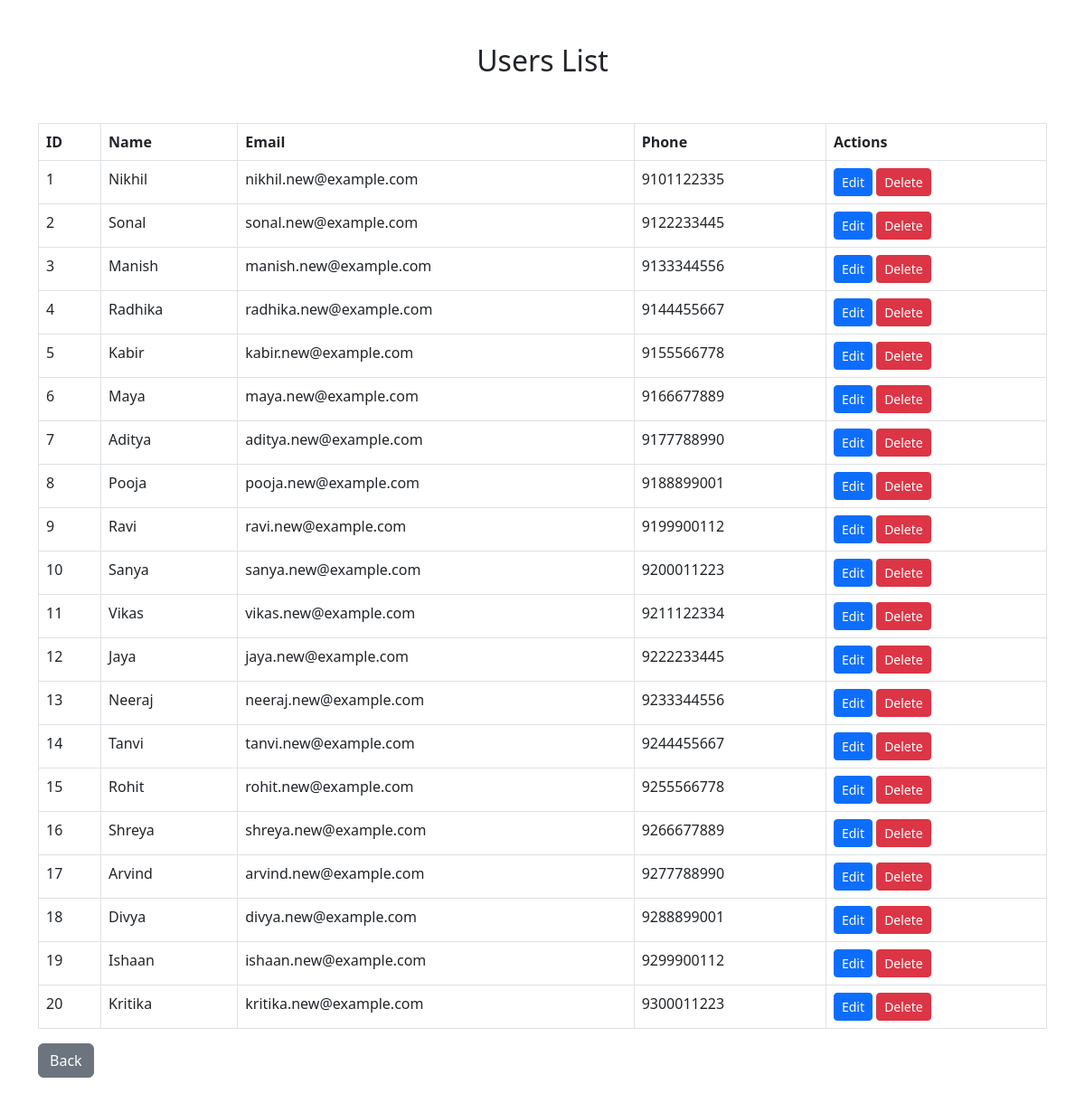
Page /show_users.php on the committed database.
### tables this page shows
CREATE TABLE `Users` (
  `user_id` int NOT NULL AUTO_INCREMENT,
  `name` varchar(255) NOT NULL,
  `email` varchar(255) NOT NULL,
  `password` varchar(255) NOT NULL,
  `phone` varchar(20) NOT NULL,
  PRIMARY KEY (`user_id`),
  UNIQUE KEY `email` (`email`)
);

### show_users.php (the view, shortened to what this page needs)
<?php include('db.php'); ?>
<!DOCTYPE html>
<html lang="en">
<?php include('header.php'); ?>
<body>
<div class="container mt-5">
    <h2 class="text-center">Users List</h2>
    <table class="table table-bordered">
      <thead>
        <tr>
          <th>ID</th>
          <th>Name</th>
          <th>Email</th>
          <th>Phone</th>
          <th>Actions</th>
        </tr>
      </thead>
      <tbody>
        <?php
        $sql = "SELECT * FROM Users";
        $result = $conn->query($sql);
        if ($result->num_rows > 0) {
          while ($row = $result->fetch_assoc()) {
            echo "<tr>
                    <td>" . htmlspecialchars($row["user_id"]) . "</td>
                    <td>" . htmlspecialchars($row["name"]) . "</td>
                    <td>" . htmlspecialchars($row["email"]) . "</td>
                    <td>" . htmlspecialchars($row["phone"]) . "</td>
                    <td>
                      <a href='edit_user.php?id=" . htmlspecialchars($row["user_id"]) . "' class='btn btn-primary btn-sm'>Edit</a>
                      <a href='edit_user.php?id=" . htmlspecialchars($row["user_id"]) . "&delete=1' class='btn btn-danger btn-sm' onclick='return confirm(\"Are you sure?\")'>Delete</a>
                    </td>
                  </tr>";
          }
        } else {
          echo "<tr><td colspan='5' class='text-center'>No users found</td></tr>";
        }
        ?>
      </tbody>
    </table>
    <a href='index.php' class='btn btn-secondary'>Back</a>
</div>
</body>
</html>

### header.php (style rules this page uses)
body { padding-bottom: 200px; }
table { margin-top: 50px; }

### rows in the picture
users: user_id "1", name "Nikhil", email "nikhil.new@example.com", phone "9101122335"
users: user_id "2", name "Sonal", email "sonal.new@example.com", phone "9122233445"
users: user_id "3", name "Manish", email "manish.new@example.com", phone "9133344556"
users: user_id "4", name "Radhika", email "radhika.new@example.com", phone "9144455667"
users: user_id "5", name "Kabir", email "kabir.new@example.com", phone "9155566778"
users: user_id "6", name "Maya", email "maya.new@example.com", phone "9166677889"
users: user_id "7", name "Aditya", email "aditya.new@example.com", phone "9177788990"
users: user_id "8", name "Pooja", email "pooja.new@example.com", phone "9188899001"
users: user_id "9", name "Ravi", email "ravi.new@example.com", phone "9199900112"
users: user_id "10", name "Sanya", email "sanya.new@example.com", phone "9200011223"
users: user_id "11", name "Vikas", email "vikas.new@example.com", phone "9211122334"
users: user_id "12", name "Jaya", email "jaya.new@example.com", phone "9222233445"
users: user_id "13", name "Neeraj", email "neeraj.new@example.com", phone "9233344556"
users: user_id "14", name "Tanvi", email "tanvi.new@example.com", phone "9244455667"
users: user_id "15", name "Rohit", email "rohit.new@example.com", phone "9255566778"
users: user_id "16", name "Shreya", email "shreya.new@example.com", phone "9266677889"
users: user_id "17", name "Arvind", email "arvind.new@example.com", phone "9277788990"
users: user_id "18", name "Divya", email "divya.new@example.com", phone "9288899001"
users: user_id "19", name "Ishaan", email "ishaan.new@example.com", phone "9299900112"
users: user_id "20", name "Kritika", email "kritika.new@example.com", phone "9300011223"
